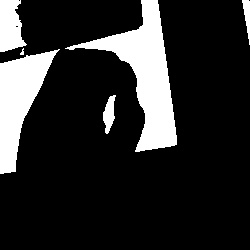
#> input picture data/test/0/1.jpg, 250 x 250 px, given in place of the camera
$ python collect-data.py
#> lines starting #> are read from the running program, lines starting #| are printed output that depends on the picture; after the words box and inside, x2 and y2 are one past the last pixel; in counts of white or black regions, pixels touching at a corner belong together; pictures that were not available may be replaced by others from this repository, and a replacement may not be noted
# -*- coding: utf-8 -*-
"""
Created on Thu Dec  9 08:11:37 2021

@author: dell
"""

import cv2
import numpy as np
import os

#creating the directory structures
if not os.path.exists("data"):
    os.makedirs("data")
    os.makedirs("data/train")
    os.makedirs("data/test")
    os.makedirs("data/train/0")
    os.makedirs("data/train/1")
    os.makedirs("data/train/2")
    os.makedirs("data/train/3")
    os.makedirs("data/train/4")
    os.makedirs("data/train/5")

    os.makedirs("data/test/0")
    os.makedirs("data/test/1")
    os.makedirs("data/test/2")
    os.makedirs("data/test/3")
    os.makedirs("data/test/4")
    os.makedirs("data/test/5")


#train or test
mode = 'test'
directory = 'data/'+ mode +'/'

cap=cv2.VideoCapture(0)

while True:
    _, frame=cap.read()
#> frame is the input picture: shape (250, 250, 3); min 0, max 255, mean 42.5

    #getting count of exixting images
    count = {'zero': len(os.listdir(directory+"/0")),
             'one': len(os.listdir(directory+"/1")),
             'two': len(os.listdir(directory+"/2")),
             'three': len(os.listdir(directory+"/3")),
             'four': len(os.listdir(directory+"/4"))


        }

    #printing the count in each set to the screen
    cv2.putText(frame, "MODE : "+mode, (10,50),cv2.FONT_HERSHEY_PLAIN,1,(0,255,255),1)
    cv2.putText(frame, "IMAGE COUNT : "+mode, (10,100),cv2.FONT_HERSHEY_PLAIN,1,(0,255,255),1)
    cv2.putText(frame, "ZERO : "+str(count['zero']),(10,120),cv2.FONT_HERSHEY_PLAIN,1,(0.255,255),1)
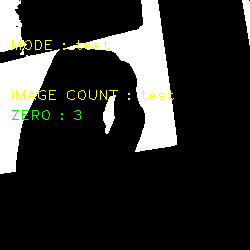
#> frame: shape (250, 250, 3); mean B, G, R 41.4, 44, 43.5
    cv2.putText(frame, "ONE : "+str(count['one']),(10,140),cv2.FONT_HERSHEY_PLAIN,1,(0.255,255),1)
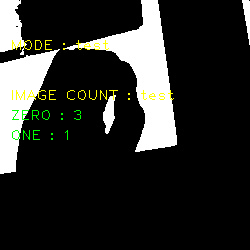
#> frame: shape (250, 250, 3); 0.16% of pixels changed, all inside (x1, y1, x2, y2) = (12, 130, 68, 140)
    cv2.putText(frame, "TWO : "+str(count['two']),(10,160),cv2.FONT_HERSHEY_PLAIN,1,(0.255,255),1)
    cv2.putText(frame, "THREE : "+str(count['three']),(10,180),cv2.FONT_HERSHEY_PLAIN,1,(0.255,255),1)
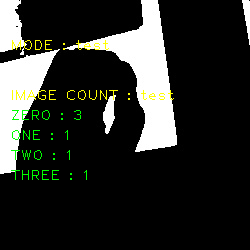
#> frame: shape (250, 250, 3); mean B, G, R 41.3, 45.2, 43.3
    cv2.putText(frame, "FOUR : "+str(count['four']),(10,200),cv2.FONT_HERSHEY_PLAIN,1,(0.255,255),1)


    #coordinates of the ROI
    x1=int(0.5*frame.shape[1])
#> x1 = 125
    y1=10
    x2=frame.shape[1]-10
#> x2 = 240
    y2=int(0.5*frame.shape[1])
#> y2 = 125

    #drawing the ROI
    #increment/decrement by 1 is to compensate the bounding box
    cv2.rectangle(frame,(x1-1,y1-1),(x2+1,y2+1),(255,0,0),1)
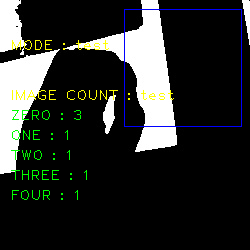
#> frame: shape (250, 250, 3); mean B, G, R 42.9, 45.3, 43
    #extracting the ROI
    roi=frame[y1:y2,x1:x2]
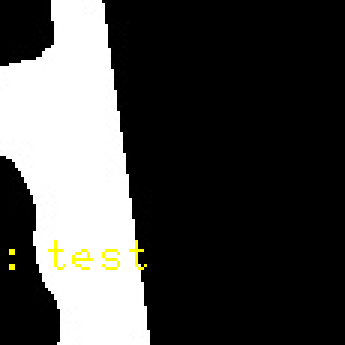
#> roi: shape (115, 115, 3) (shown 3 times larger); mean B, G, R 69.9, 71.4, 71.4
    roi=cv2.resize(roi,(250,250))
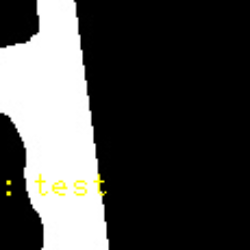
#> roi: shape (250, 250, 3); mean B, G, R 69.8, 71.4, 71.4

    cv2.imshow("Frame",frame)


    #doing the preprocessing after capturing the image
    roi = cv2.cvtColor(roi,cv2.COLOR_BGR2GRAY)
#> roi: shape (250, 250)
    _, roi = cv2.threshold(roi,200,255,cv2.THRESH_BINARY)
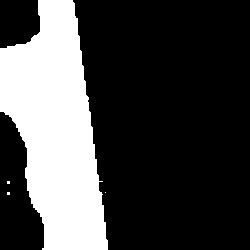
#> roi: shape (250, 250); 27.4% white; 4 white regions (3 under 20 px), largest, box (x1, y1, x2, y2) and area: (0, 0, 108, 250) 17112
    cv2.imshow("ROI",roi)

    interrupt = cv2.waitKey(10)
#> (key Esc is pressed here)
    if interrupt & 0xFF ==27: #esc key
        break

    if interrupt & 0xFF==ord('0'):
        cv2.imwrite(directory+'0/'+str(count['zero'])+'.jpg',roi)

    if interrupt & 0xFF==ord('1'):
        cv2.imwrite(directory+'1/'+str(count['one'])+'.jpg',roi)

    if interrupt & 0xFF==ord('2'):
        cv2.imwrite(directory+'2/'+str(count['two'])+'.jpg',roi)

    if interrupt & 0xFF==ord('3'):
        cv2.imwrite(directory+'3/'+str(count['three'])+'.jpg',roi)

    if interrupt & 0xFF==ord('4'):
        cv2.imwrite(directory+'4/'+str(count['four'])+'.jpg',roi)


cap.release()
cv2.destroyAllWindows()
